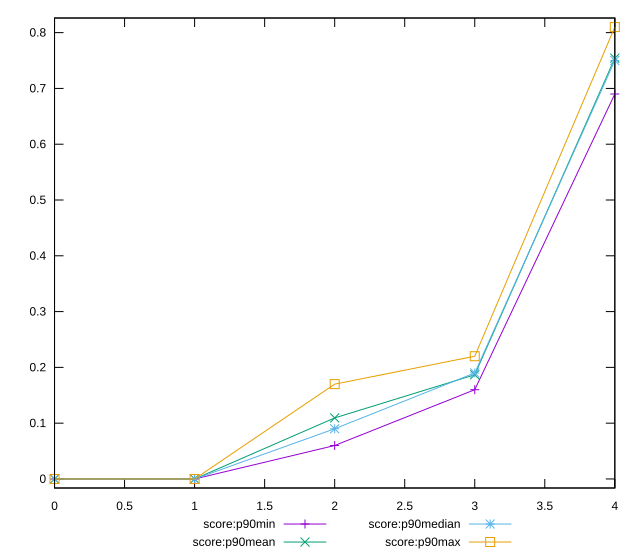

Here is the gnuplot script that generated this plot:
reset

$scoreP90Min <<EOF
0 0
1 0
2 0.06
3 0.16
4 0.69
EOF

$scoreP90Mean <<EOF
0 0
1 0
2 0.1094505494505494
3 0.18681318681318673
4 0.754175824175824
EOF

$scoreP90Median <<EOF
0 0
1 0
2 0.09
3 0.19
4 0.75
EOF

$scoreP90Max <<EOF
0 0
1 0
2 0.17
3 0.22
4 0.81
EOF

set key outside below
set xrange [0:4]
set yrange [-0.016200000000000003:0.8262]
set trange [-0.016200000000000003:0.8262]
set terminal svg size 640, 560 enhanced background rgb 'white'
set output "report_00009_2021-02-08T22-37-41.559Z/largest-contentful-paint/progression/score.svg"

plot $scoreP90Min title "score:p90min" with linespoints, \
     $scoreP90Mean title "score:p90mean" with linespoints, \
     $scoreP90Median title "score:p90median" with linespoints, \
     $scoreP90Max title "score:p90max" with linespoints

reset
